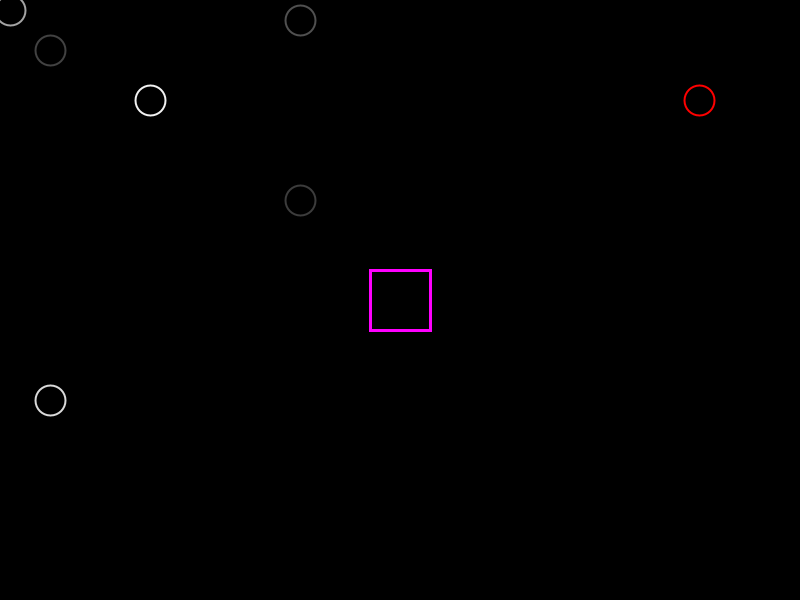
Frame 1 (no input)
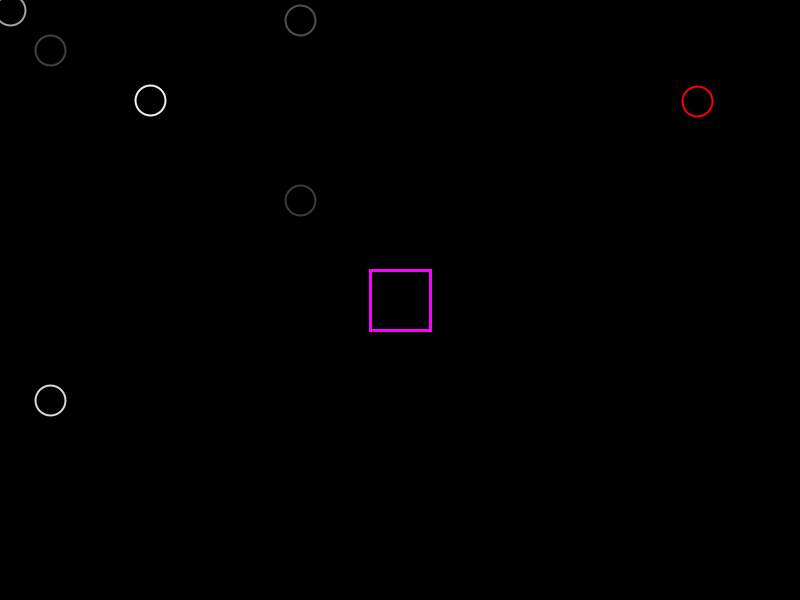
Frame 60 (the mouse pressed at the canvas centre just before this capture)
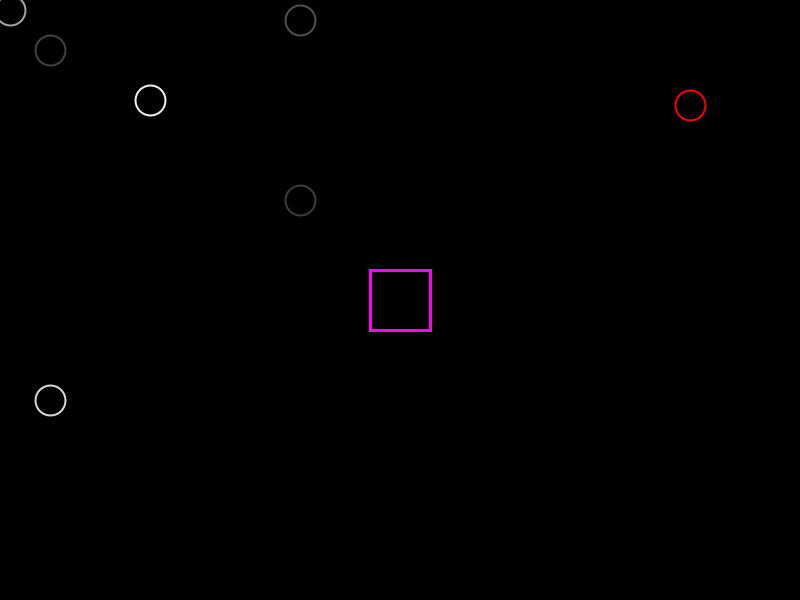
Frame 120 (the mouse held since frame 60 and released just before this capture)

The Processing sketch that drew these frames (run headless with seeded random() and noise(); from frame 60 on, the mouse is pressed at the canvas centre):

// Processing sketch: Main
// ── Main.pde
// UN GENERADOR DE INTENCIONES

// ZONA DE VARIABLES Y OBJETOS

// LOS AVATARES
int numero_avatares = 7;
particula[] particulaArray = new particula[numero_avatares];
// DELTA TIEMPO
float inc_t;
// El destino
PVector pos_destino;

// ZONA DE FUNCIONES

void pintar_destino() {
  // Pinta un cuadrado centrado en el destino
  strokeWeight(3);
  noFill();
  stroke(255,0,255);
  rectMode(CENTER);
  rect(pos_destino.x,pos_destino.y,60.0,60.0);
}

PVector calcula_vector_unitario(PVector inicio, PVector fin) {
  PVector vector_calculado;
  vector_calculado = new PVector();
  // 1- Restar posiciones = coords vector entre ambas
  // 2- Hay que restar en el orden adecuado
  vector_calculado.x = fin.x - inicio.x;
  vector_calculado.y = fin.y - inicio.y;
  // 3- Módulo = raiz cuadrada suma componentes al cuadrado
  float modulo = sqrt(vector_calculado.x*vector_calculado.x
  +vector_calculado.y*vector_calculado.y);
  // 4- Vector unitario = Vector/modulo
  vector_calculado.x /= modulo;
  vector_calculado.y /= modulo;
  
  return vector_calculado;
}

PVector dime_centro_bandada() {
  PVector vector_calculado;
  vector_calculado = new PVector(0.0, 0.0, 0.0);
  
  // Centro bandada = promedio posiciones de todxs
  for(int i=0;i<numero_avatares;i++){
    vector_calculado.x += particulaArray[i].pos.x;
    vector_calculado.y += particulaArray[i].pos.y; 
  }
  
  vector_calculado.x /= numero_avatares;
  vector_calculado.y /= numero_avatares; 
  
  return vector_calculado;
}

// ZONA DE CLASES
class particula {
  // ATRIBUTOS
  PVector pos, vel;
  // KB de acercamiento a la bandada
  // KM de acercamiento a la meta
  float masa, tamanyo, KB, KD;
  color color_p;

  // CONSTRUCTOR
  particula(PVector p, PVector v, float m,
    float t, color c) {
    pos = p;
    vel = v;
    masa = m;
    tamanyo = t;
    color_p = c;
    // FISICAMENTE CORRECTO IMPLICA QUE LA SUMA DE LAS K'S DA 1
    KB = 0.1; // SEGUIR A LA BANDADA
    KD = 0.9; // IR A DESTINO
  }
  // MÉTODOS
  void muevete() {  // El SOLVER!!! empleamos un EULER :)
    // 1- Fuerza y la Aceleracion
    PVector fuerza, acel, vector_destino, vector_bandada;
    fuerza = new PVector(0.0, 0.0, 0.0);
    acel = new PVector(0.0, 0.0, 0.0);
    vector_destino = new PVector(0.0, 0.0, 0.0);
    vector_bandada = new PVector(0.0, 0.0, 0.0);

    // Vector al destino
    vector_destino =
    calcula_vector_unitario(pos, pos_destino);
    
    // Vector al centro de la bandada
    vector_bandada =
    calcula_vector_unitario(pos, dime_centro_bandada());

    // MEDIA PONDERADA
    fuerza.x = KD*vector_destino.x
    + KB*vector_bandada.x;
    fuerza.y = KD*vector_destino.y
    + KB*vector_bandada.y;

    // De fuerza a aceleración
    // NEWTON Suma Fuerzas = Masa x Aceleracion
    acel.x = fuerza.x/masa;
    acel.y = fuerza.y/masa;

    // 2- Velocidad
    vel.x = vel.x + acel.x * inc_t;
    vel.y = vel.y + acel.y * inc_t;

    // 3- Posicion
    pos.x = pos.x + vel.x * inc_t;
    pos.y = pos.y + vel.y * inc_t;
  }

  void pintate() {  // ME DIBUJO
    strokeWeight(2);
    noFill();
    stroke(color_p);
    ellipse(pos.x, pos.y, tamanyo, tamanyo);
  }
}

// ZONA DE SETUP
void setup() {
  // Ventana
  size(800, 600);
  // Llamo a los constructores
  // de los avatares (particulas)
  // La bandada
  particulaArray[0] = new particula(
  new PVector(10.0,10.0), new PVector(0.0,0.0),
  1.0,30.0,color(random(255)));
  particulaArray[1] = new particula(
  new PVector(50.0,50.0), new PVector(0.0,0.0),
  1.0,30.0,color(random(255)));
  particulaArray[2] = new particula(
  new PVector(150.0,100.0), new PVector(0.0,0.0),
  1.0,30.0,color(random(255)));
  particulaArray[3] = new particula(
  new PVector(300.0,200.0), new PVector(0.0,0.0),
  1.0,30.0,color(random(255)));
  particulaArray[4] = new particula(
  new PVector(50.0,400.0), new PVector(0.0,0.0),
  1.0,30.0,color(random(255)));
  particulaArray[5] = new particula(
  new PVector(300.0,20.0), new PVector(0.0,0.0),
  1.0,30.0,color(random(255)));
  // La que se mueve
  particulaArray[6] = new particula(
  new PVector(700.0,100.0), new PVector(0.0,0.0),
  1.0,30.0,color(255,0,0));
  // Inicializar ciertos valores
  pos_destino = new PVector(width/2, height/2, 0.0);
  inc_t = 0.04;
}

// ZONA DE DRAW
void draw() {
  // Fondo negro
  background(0);
  // Render de la escena
  pintar_destino();
  // Calcular nuevas posiciones primero
  // para pintar después
  for (int i=0; i<numero_avatares; i++) {
    // Mover
    if (i==6) particulaArray[i].muevete();
    // Dibujar
    particulaArray[i].pintate();
  }
}
